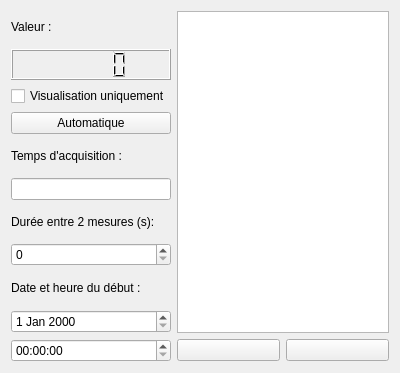
<?xml version="1.0" encoding="UTF-8"?>
<ui version="4.0">
 <class>F_Sonde</class>
 <widget class="QWidget" name="F_Sonde">
  <property name="geometry">
   <rect>
    <x>0</x>
    <y>0</y>
    <width>400</width>
    <height>373</height>
   </rect>
  </property>
  <property name="minimumSize">
   <size>
    <width>400</width>
    <height>373</height>
   </size>
  </property>
  <property name="maximumSize">
   <size>
    <width>400</width>
    <height>373</height>
   </size>
  </property>
  <property name="baseSize">
   <size>
    <width>400</width>
    <height>373</height>
   </size>
  </property>
  <property name="windowTitle">
   <string>Acquisition</string>
  </property>
  <layout class="QGridLayout" name="gridLayout">
   <item row="5" column="0">
    <widget class="QLineEdit" name="leTpsAcquisition"/>
   </item>
   <item row="0" column="1" rowspan="10" colspan="2">
    <widget class="QTableView" name="tvValeurs"/>
   </item>
   <item row="2" column="0">
    <widget class="QCheckBox" name="cbModeVisualisation">
     <property name="text">
      <string>Visualisation uniquement</string>
     </property>
    </widget>
   </item>
   <item row="3" column="0">
    <widget class="QPushButton" name="btnModeAcquisition">
     <property name="text">
      <string>Automatique</string>
     </property>
    </widget>
   </item>
   <item row="4" column="0">
    <widget class="QLabel" name="tlTpsAcquisition">
     <property name="text">
      <string>Temps d'acquisition :</string>
     </property>
    </widget>
   </item>
   <item row="8" column="0">
    <widget class="QLabel" name="tlDateHeure">
     <property name="text">
      <string>Date et heure du début :</string>
     </property>
    </widget>
   </item>
   <item row="6" column="0">
    <widget class="QLabel" name="tlIntervalle">
     <property name="text">
      <string>Durée entre 2 mesures (s):</string>
     </property>
    </widget>
   </item>
   <item row="0" column="0">
    <widget class="QLabel" name="tlValeur">
     <property name="text">
      <string>Valeur :</string>
     </property>
    </widget>
   </item>
   <item row="1" column="0">
    <widget class="QLCDNumber" name="lcdValeur"/>
   </item>
   <item row="10" column="1">
    <widget class="QPushButton" name="btnLancer">
     <property name="text">
      <string/>
     </property>
    </widget>
   </item>
   <item row="9" column="0">
    <widget class="QDateEdit" name="deDateAcquisition"/>
   </item>
   <item row="10" column="2">
    <widget class="QPushButton" name="btnStopper">
     <property name="text">
      <string/>
     </property>
    </widget>
   </item>
   <item row="10" column="0">
    <widget class="QTimeEdit" name="tiHeureAcquisition"/>
   </item>
   <item row="7" column="0">
    <widget class="QSpinBox" name="spIntervalle"/>
   </item>
  </layout>
 </widget>
 <resources/>
 <connections/>
</ui>
